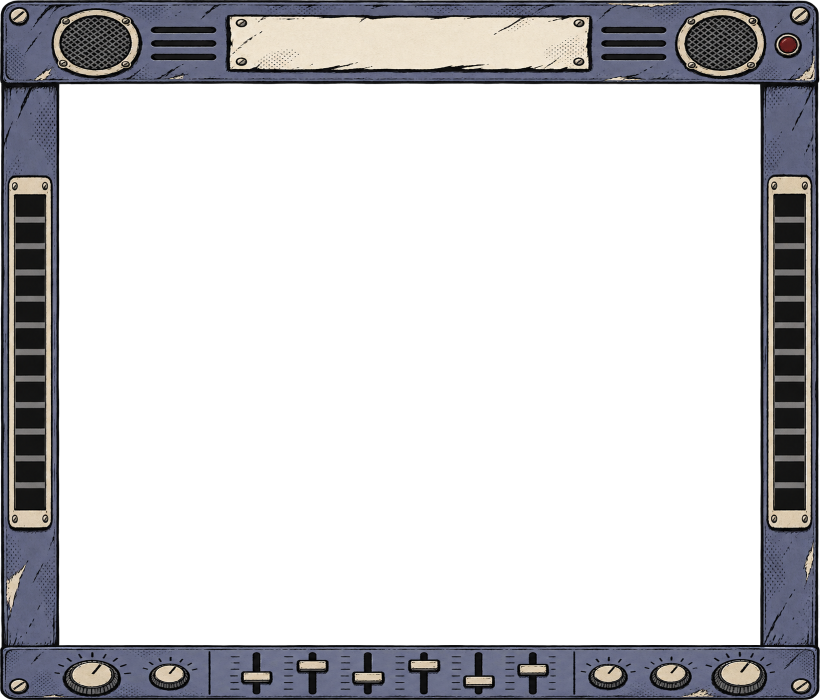
#> input picture apps/StaticShift/design/source-ui-1104/board_frame.png, 1640 x 1400 px, found by its file name (shown at 1/2 size); its folder holds 5 pictures in this run
$ python export_assets.py
#> lines starting #> are read from the running program, lines starting #| are printed output that depends on the picture
"""Mechanical PNG export: dimensions, slices and aperture; artwork stays in raw/."""
from pathlib import Path
from PIL import Image
import hashlib,json
from collections import deque
ROOT=Path(__file__).resolve().parent
SIZES={'board_frame':(1640,1400),'board_frame_fg':(1640,1400),'cell_card':(280,280),'logo':(1600,700),'logo_small':(800,260),'bar_plate':(1920,160),'intro_card':(900,640)}
report={}
for name,size in SIZES.items():
    p=ROOT/'raw'/f'{name}.png'
    if not p.exists(): continue
    im=Image.open(p).convert('RGBA')
#> im is the input picture: PIL image 1640x1400 RGBA; mean R, G, B, A 31.1, 30.9, 33.2, 78.9
    if name.startswith('board_frame'):
        # Preserve the hand-painted rails while mapping the source aperture onto
        # the exact production aperture, instead of stretching the whole frame.
        sx=[0,round(im.width*120/1357),round(im.width*1238/1357),im.width]
#> sx = [0, 145, 1496, 1640]
        sy=[0,round(im.height*187/1159),round(im.height*1016/1159),im.height]
#> sy = [0, 226, 1227, 1400]
        dx=[0,120,1520,1640];dy=[0,170,1290,1400]
        out=Image.new('RGBA',size)
#> out: PIL image 1640x1400 RGBA; every value is 0
        for y in range(3):
            for x in range(3):
                if x==1 and y==1: continue
                piece=im.crop((sx[x],sy[y],sx[x+1],sy[y+1])).resize((dx[x+1]-dx[x],dy[y+1]-dy[y]),Image.Resampling.LANCZOS)
                out.paste(piece,(dx[x],dy[y]))
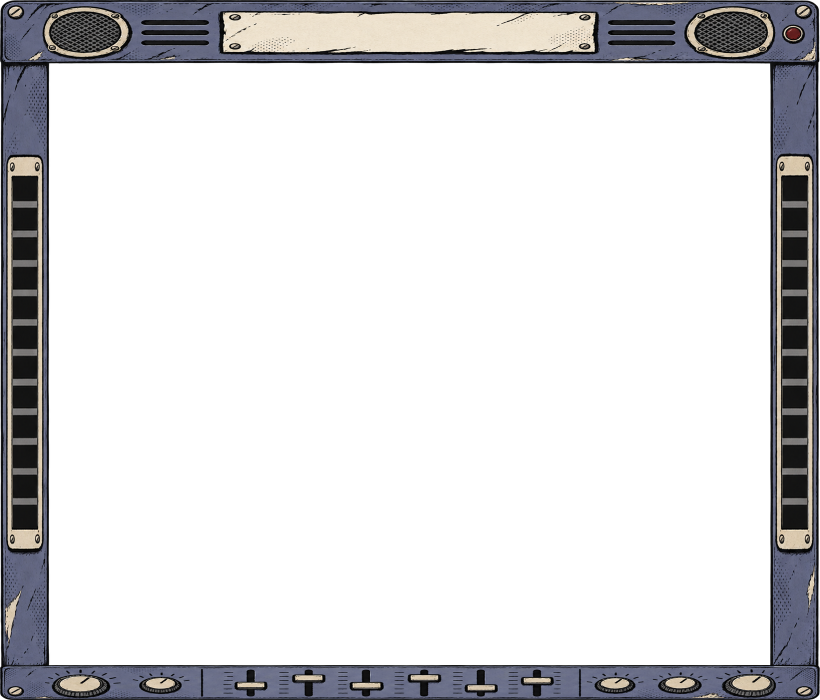
#> out: PIL image 1640x1400 RGBA (shown at 1/2 size); mean R, G, B, A 23.9, 23.7, 25.3, 61.1; transparent parts drawn white
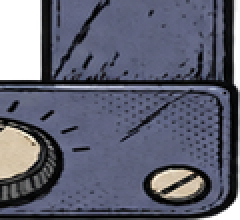
#> piece: PIL image 120x110 RGBA (shown 2 times larger); mean R, G, B, A 76.1, 78.3, 94.3, 233.4; transparent parts drawn white
        im=out
        if name=='board_frame_fg' and (ROOT/'board_frame.png').exists():
            im.putalpha(Image.open(ROOT/'board_frame.png').getchannel('A'))
        assert im.crop((120,170,1520,1290)).getchannel('A').getbbox() is None
    elif name=='cell_card':
        # Extract only the exterior white matte. Never key the lavender paper.
        pix=im.load();w,h=im.size;seen=set();q=deque([(0,0),(w-1,0),(0,h-1),(w-1,h-1)])
        while q:
            x,y=q.popleft()
            if not(0<=x<w and 0<=y<h) or (x,y) in seen:continue
            seen.add((x,y))
            r,g,b,a=pix[x,y]
            if min(r,g,b)<230:continue
            pix[x,y]=(r,g,b,0)
            q.extend([(x-1,y),(x+1,y),(x,y-1),(x,y+1)])
        im=im.resize(size,Image.Resampling.LANCZOS)
    elif name=='bar_plate':
        # Generated output has transparent padding above/below the long strip.
        box=im.getchannel('A').point(lambda a:255 if a>128 else 0).getbbox()
        im=im.crop(box).resize(size,Image.Resampling.LANCZOS)
    else: im=im.resize(size,Image.Resampling.LANCZOS)
    # Remove residual near-zero export noise while retaining antialiased edges.
    im.putalpha(im.getchannel('A').point(lambda a:0 if a<16 else (255 if a>248 else a)))
    im.save(ROOT/f'{name}.png')
    report[name]={'size':list(im.size),'raw_sha256':hashlib.sha256(p.read_bytes()).hexdigest(),'sha256':hashlib.sha256((ROOT/f'{name}.png').read_bytes()).hexdigest(),'alpha':list(im.getchannel('A').getextrema())}
#> pass 2 of the loop `for name,size in SIZES.items():`:
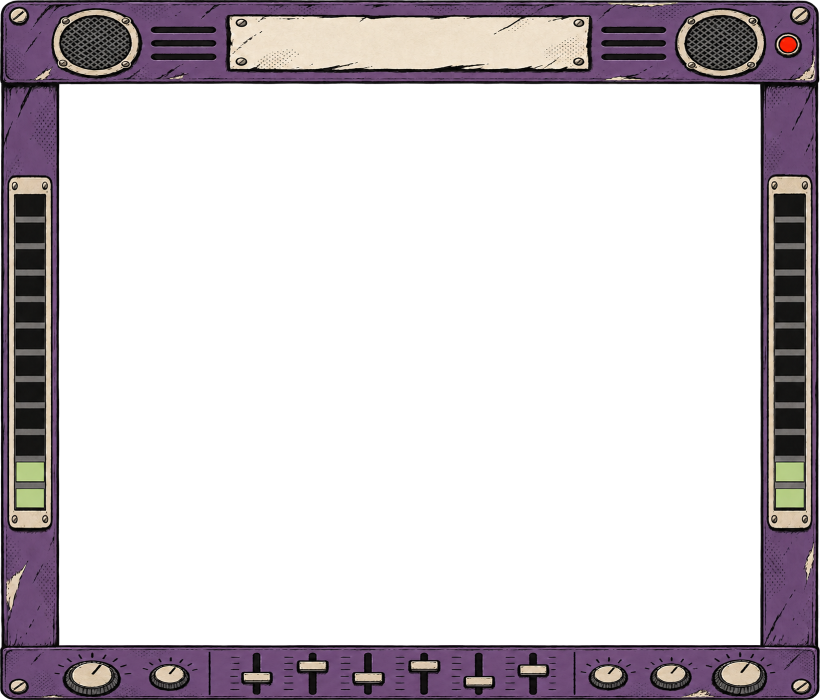
#> input picture apps/StaticShift/design/source-ui-1104/board_frame_fg.png, 1640 x 1400 px, found by its file name (shown at 1/2 size)
#> im is the input picture: PIL image 1640x1400 RGBA; mean R, G, B, A 33.6, 27.7, 32.1, 78.9
#> after the loop `for y in range(3):`:
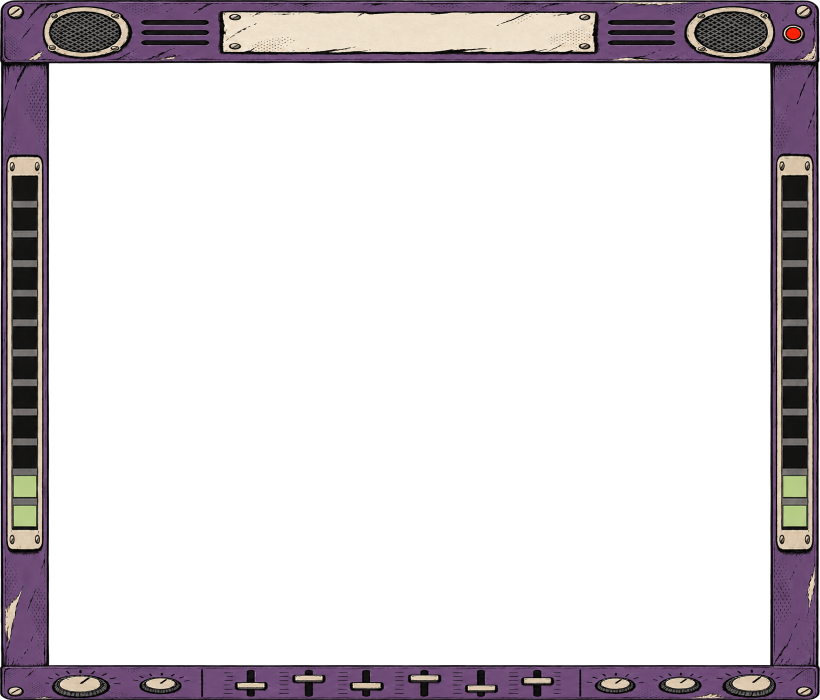
#> out: PIL image 1640x1400 RGBA (shown at 1/2 size); mean R, G, B, A 25.9, 21.5, 24.6, 61.1; transparent parts drawn white
#> after the loop `for y in range(3):`:
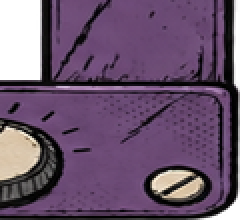
#> piece: PIL image 120x110 RGBA (shown 2 times larger); mean R, G, B, A 85.5, 62.9, 88.9, 233.4; transparent parts drawn white
(ROOT/'export-report.json').write_text(json.dumps(report,indent=2)+'\n')
print(json.dumps(report,indent=2))
#> (printed output is left out)
